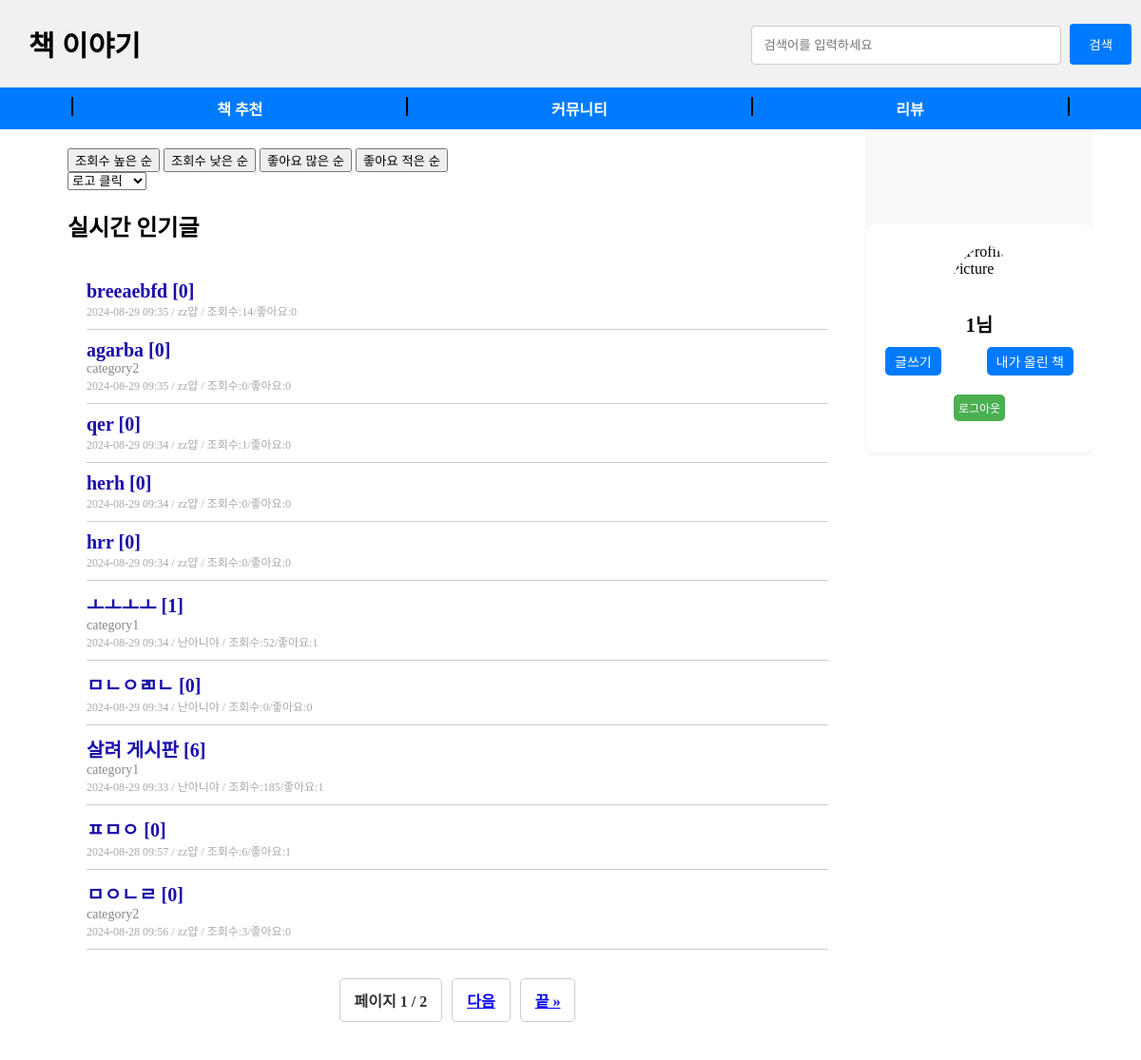
/book/ (signed in), run on an earlier commit of the app's database.
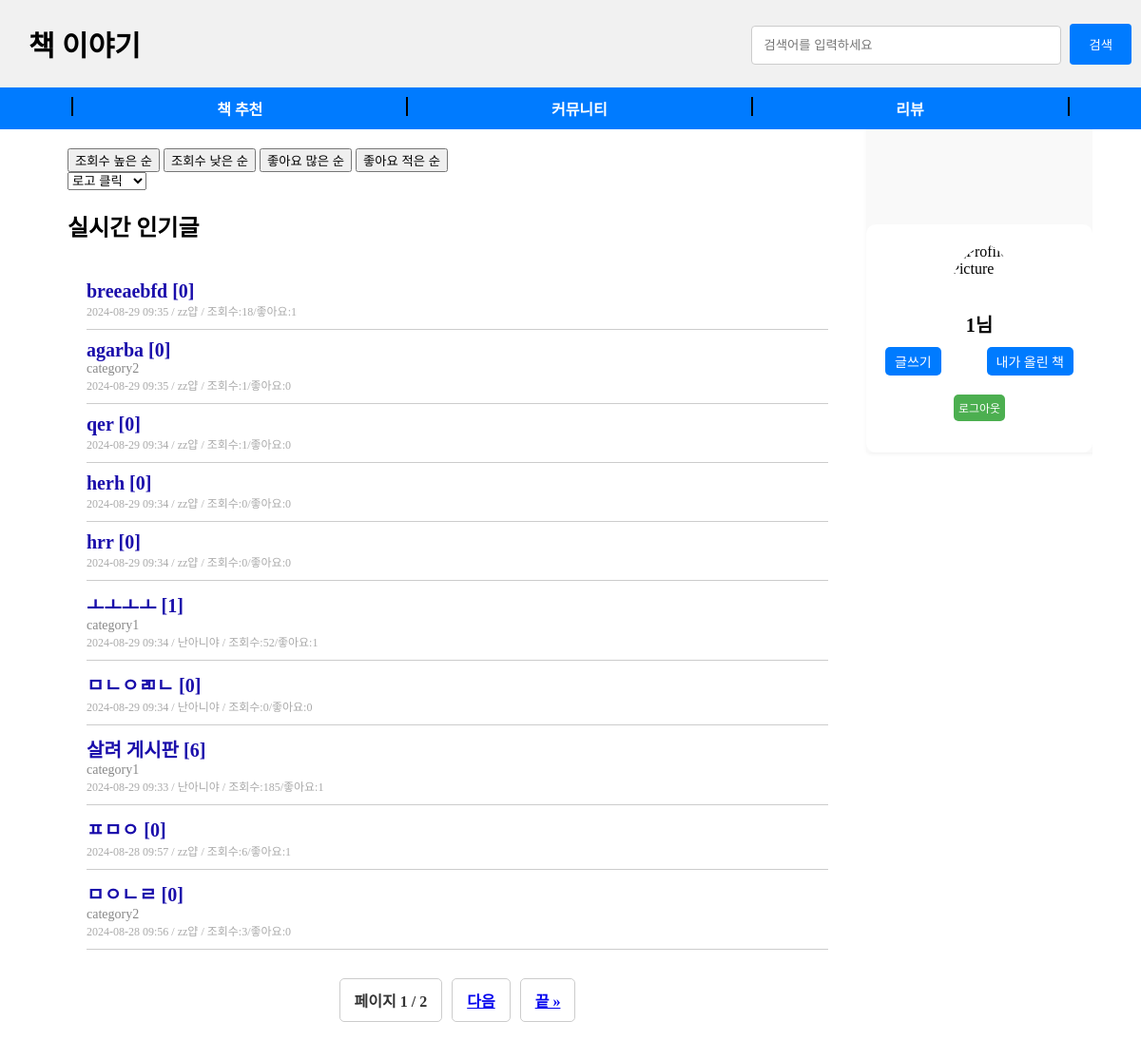
And on a later commit of the database.
### book/models.py (models this page shows, shortened)
class Post_information(models.Model):
    STATUS_CHOICES = [
        ('published', '공개'),
        ('unpublished', '비공개'),
    ]
    title = models.CharField(max_length=255, null=False)                  # 제목
    content = models.TextField(null=False)                                # 내용
    category = models.CharField(max_length=100, blank=True)               # 카테고리
    status = models.CharField(max_length=20, choices=STATUS_CHOICES, default='published')  # 상태
    author = models.ForeignKey(User_information, on_delete=models.CASCADE)  # 작성자
    like_users = models.ManyToManyField(User_information,default=1, related_name='post_like_user',blank =True)
    created_at = models.DateTimeField(auto_now_add=True)                  # 작성일
    updated_at = models.DateTimeField(auto_now=True)                      # 수정일
    tags = models.ManyToManyField('Tag', blank=True)  # 태그 추가
    views = models.IntegerField(default=0)  #조회수

class User_information(models.Model):
    username = models.CharField(max_length=100, unique=True, null=False)  # 아이디
    password = models.CharField(max_length=100, null=False)               # 비밀번호
    nickname = models.CharField(max_length=100, unique=True, null=False)  # 닉네임
    birthdate = models.CharField(max_length=8, null=False)                # 생년월일 (YYYYMMDD)

class Comment(models.Model):
    post = models.ForeignKey(Post_information, related_name='comments', on_delete=models.CASCADE)  # 게시물과의 관계
    author = models.ForeignKey(User_information, on_delete=models.CASCADE)  # 작성자
    comment_like_users = models.ManyToManyField(User_information,default=1, related_name='comment_like_user',blank =True)
    content = models.TextField(null=False)  # 댓글 내용
    created_at = models.DateTimeField(auto_now_add=True)  # 작성 시간
    likes = models.IntegerField(default=0)  # 좋아요 수

### book/views.py (the view)
# urls.py: path('', views.index, name='index'),
def index(request):
    print("titlelist")
    category = request.GET.get('category','all')  # 선택된 카테고리 가져오기
    print(category)
    if category == 'all' or category == '':
        post_list = Post_information.objects.all().annotate(like_count=Count('like_users')).order_by('-created_at')#좋아요도 표시
    else:
        post_list = Post_information.objects.filter(category=category).annotate(like_count=Count('like_users')).order_by('-created_at')#좋아요도 표시
    paginator = Paginator(post_list, 10)  # 페이지당 20개의 게시물을 표시합니다
    page_number = request.GET.get('page')
    page_obj = paginator.get_page(page_number)
    context = {
        'page_obj': page_obj,
    }
    return render(request,'book/index.html',context)

### book/templates/book/index.html (shortened to what this page needs)
<!DOCTYPE html>
<html>
<head>
</head>
<body>
    <header id="header">
        <div class="navbar">
            <a href="{% url 'index' %}" style="font-family: 'Gugi' ;">책 이야기</a>
            <div class="search-bar">
                <form action="{% url 'search_posts' %}" method="post">
                    <input type="text" name ="search-post" placeholder="검색어를 입력하세요"  value="{{ query }}">
                    <button>검색</button>
                </form>
            </div>
        </div>
        <nav class="category-bar">
            <div class="vertical-line"></div>
            <div class="dropdown">
                <a href="#" class="dropbtn">책 추천</a>
            </div>
            <div class="vertical-line"></div>
            <a href="#">커뮤니티</a>
            <div class="vertical-line"></div>
            <a href="#">리뷰</a>
            <div class="vertical-line"></div>
        </nav>
    </header>
    <div id ="container" class ="content_body" style ="height: auto !important;">
        <div class="main-content" style ="height: auto !important;">
            <div class ="sidebar" style ="height: auto !important;">
                <div class="login-post-container">
                    <div class="login-container">
                        {% if request.session.username %}
                            <div class="user-info">
                                {% load static %}
                                <div class="profile-pic">
                                    <form method="post" action="{% url 'upload_profile_pic' %}" enctype="multipart/form-data">
                                        <img
                                            src="{{ request.session.profile_pic }}"
                                            {% comment %} src="{% if request.session.profile_pic %}{{ request.session.profile_pic }}{% else %}{% static 'images/default-profile.png' %}{% endif %}"  {% endcomment %}
                                            alt="Profile Picture"
                                            style="cursor: pointer; width: 100px; height: 100px; border-radius: 50%;"
                                            onclick="document.getElementById('file-input').click();"
                                        >
                                    </form>
                                </div>
                                <h2>{{ request.session.username }}님</h2>
                                <div class="user-actions">
                                    <a href="{%url 'post_view'%}" class="action-button">글쓰기</a>
                                    <a href="#" class="action-button">내가 올린 책</a>
                                </div>
                                <a href="{% url 'logout' %}" class="logout-button">로그아웃</a>
                            </div>
                        {% endif %}
                    </div>
                </div>
            </div>
            <div class ="content">
                <div class="post-list" >
                    <div>
                        <form method="get" action="{% url 'post_sort' %}" style="display:inline;">
                            <button type="submit" {% if request.GET.sort == 'views_desc' %}class="active"{% endif %}>
                                조회수 높은 순
                            </button>
                        </form>
                        <form method="get" action="{% url 'post_sort' %}" style="display:inline;">
                            <button type="submit" {% if request.GET.sort == 'views_asc' %}class="active"{% endif %}>
                                조회수 낮은 순
                            </button>
                        </form>
                        <form method="get" action="{% url 'post_sort' %}" style="display:inline;">
                            <button type="submit" {% if request.GET.sort == 'likes_desc' %}class="active"{% endif %}>
                                좋아요 많은 순
                            </button>
                        </form>
                        <form method="get" action="{% url 'post_sort' %}" style="display:inline;">
                            <button type="submit" {% if request.GET.sort == 'likes_asc' %}class="active"{% endif %}>
                                좋아요 적은 순
                            </button>
                        </form>
                    </div>
                    <form method="get" action=".">
                        <select id="category" name="category" onchange="this.form.submit()">
                            <option value="">로고 클릭</option>
                        </select>
                    </form>
                    {% if results == 1%}
                            <h2>검색 결과 </h2>
                            <ul class="post-list">
                                {% for post in page_obj %}
                                    <li class="post-item">
                                        {% comment %} <a href="{% url 'post_detail' post.id %}">{{ post.title }}</a> - {{ post.created_at }} {% endcomment %}
                                        <a href="{% url 'post_detail' post.pk %}" class="post-title">{{ post.title }}</a>
                                        <div class="post-category">{{ post.category }}</div>
                                        <div class="post-meta">{{ post.created_at|date:"Y-m-d H:i" }} / {{ post.author.nickname }} / 조회수:{{ post.views }} </div>
                                    </li>
                                {% endfor %}
                            </ul>
                    {% else %}
                            <h2>실시간 인기글</h2>
                            <ul class="post-list">
                                {% for post in page_obj %}
                                <li class="post-item">
                                    <a href="{% url 'post_detail' post.pk %}" class="post-title">{{ post.title }}  [{{post.comments.all|length}}]</a>
                                    <div class="post-category">{{ post.category }}</div>
                                    <div class="post-meta">{{ post.created_at|date:"Y-m-d H:i" }} / {{ post.author.nickname }} / 조회수:{{ post.views }}/좋아요:{{ post.like_count }}</div>
                                </li>
                                {% empty %}
                                <li>게시글이 없습니다.</li>
                                {% endfor %}
                            </ul>
                    {% endif %}
                    <div class="pagination">
                        {%if results == 1%}
                            <span class="step-links">
                                {% if page_obj.has_previous %}
                                <div class="pagination-controls">
                                    <a href="search_post?page=1{% if request.GET.sort %}&sort={{ request.GET.sort }}{% endif %}">&laquo; 처음</a>
                                </div>
                                <div class="pagination-controls2">
                                    <a href="search_post?page={{ page_obj.previous_page_number }}{% if request.GET.sort %}&sort={{ request.GET.sort }}{% endif %}">이전</a>
                                </div>
                                {% endif %}
                                <span class="current">
                                    페이지 {{ page_obj.number }} / {{ page_obj.paginator.num_pages }}
                                </span>
                                {% if page_obj.has_next %}
                                <div class="pagination-controls">
                                    <a href="search_post?page={{ page_obj.next_page_number }}{% if request.GET.sort %}&sort={{ request.GET.sort }}{% endif %}">다음</a>
                                </div>
                                <div class="pagination-controls2">
                                    <a href="search_post?page={{ page_obj.paginator.num_pages }}{% if request.GET.sort %}&sort={{ request.GET.sort }}{% endif %}">끝 &raquo;</a>
                                </div>
                            </span>
                        {% endif %}
                        {%else%}
                            <span class="step-links">
                                <span class="current">
                                    페이지 {{ page_obj.number }} / {{ page_obj.paginator.num_pages }}
                                </span>
                                {% if page_obj.has_next %}
                                <div class="pagination-controls">
                                    <a href="?page={{ page_obj.next_page_number }}{% if request.GET.sort %}&sort={{ request.GET.sort }}{% endif %}">다음</a>
                                </div>
                                <div class="pagination-controls2">
                                    <a href="?page={{ page_obj.paginator.num_pages }}{% if request.GET.sort %}&sort={{ request.GET.sort }}{% endif %}">끝 &raquo;</a>
                                </div>
                            </span>
                            {% endif %}
                        {%endif%}
                    </div>
                </div>
            </div>
        </div>
    </div>
</body>
</html>

What changed in the data, as far as the page shows it:
changed Post_information "breeaebfd": views "14" → "18"; like_count "0" → "1"
changed Post_information "agarba": views "0" → "1"
